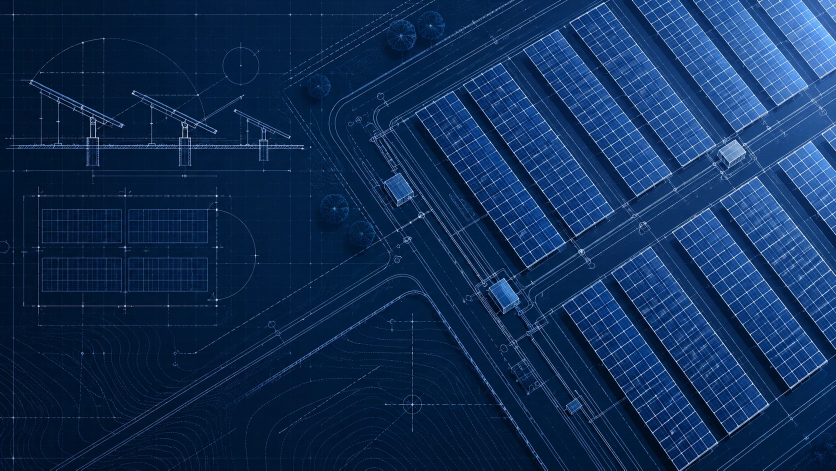
#> input picture niksol-commercial/assets/images/bg_blueprint_aerial.webp, 1672 x 941 px (shown at 1/2 size)
$ python -i render.py   (imports and definitions only)
#> lines starting #> are read from the running program, lines starting #| are printed output that depends on the picture
"""Niksol Energy 9:16 commercial: frame renderer (motion as code).

Each frame is a pure function of time t. Scenes and text reveals key off the
voiceover anchors in timeline.py, so picture stays locked to the voice.

Usage:
  python3 scripts/render.py frame <t> <out.png>        # single still for review
  python3 scripts/render.py segment <f0> <f1> <out.mp4> # render frame range
"""
import functools
import json
import math
import os
import subprocess
import sys

import numpy as np
from PIL import Image, ImageChops, ImageDraw, ImageFilter, ImageFont

sys.path.insert(0, os.path.dirname(os.path.abspath(__file__)))
from timeline import A, DURATION, FPS, H, SCENES, W  # noqa: E402

ROOT = os.path.dirname(os.path.dirname(os.path.abspath(__file__)))
CACHE = os.path.join(ROOT, "cache")
IMG = os.path.join(ROOT, "assets", "images")
FONTS = "/usr/share/fonts/opentype/inter/"

NAVY = (6, 21, 47)
DBLUE = (8, 35, 75)
BLUE = (0, 141, 255)
CYAN = (0, 217, 255)
GOLD = (255, 196, 0)
WHITE = (255, 255, 255)
SILVER = (220, 229, 240)

# Safe area for Meta Reels: keep key content between these y values.
SAFE_TOP, SAFE_BOTTOM = 270, 1180
MAX_TEXT_W = 960  # 60 px side margins


# ----------------------------------------------------------------- easing
def clamp(x, a=0.0, b=1.0):
    return a if x < a else b if x > b else x


def prog(t, t0, dur):
    return clamp((t - t0) / dur) if dur > 0 else float(t >= t0)


def ease_out(p):
    return 1 - (1 - p) ** 3


def ease_in_out(p):
    return 3 * p * p - 2 * p * p * p


def ease_out_back(p, s=1.2):
    p -= 1
    return 1 + (s + 1) * p ** 3 + s * p ** 2


# ----------------------------------------------------------------- media
@functools.lru_cache(maxsize=None)
def _meta():
    return json.load(open(os.path.join(CACHE, "meta.json")))


# [76 lines left out: functions _mm, src_frame, plate, darken, find_image, load_rgba and 1 more, not called in this run]


# ----------------------------------------------------------------- text
@functools.lru_cache(maxsize=None)
def font(name, size):
    return ImageFont.truetype(FONTS + name, size)


HEAD = "InterDisplay-Black.otf"
BOLD = "InterDisplay-ExtraBold.otf"
SEMI = "Inter-SemiBold.otf"
MED = "Inter-Medium.otf"


# [169 lines left out: functions _grad, text_img, with_alpha, paste, wipe_text, rise_text and 3 more, not called in this run]


def draw_band(canvas, y0, y1, k=1.0, strength=200):
    paste(canvas, band(y0, y1, strength), 0, y0, anchor="tl", alpha=k)


# [285 lines left out: functions grid_overlay, hline, light_sweep, glass_panel, icon, wipe_mask and 11 more, not called in this run]


# ----------------------------------------------------------------- scenes
HOOK_CUTS = [
    # (start, source) - rapid real-footage montage, cut on the VO rhythm
    (0.00, ("yusuf", 0.2, 1.18, 1.04, 0.55, 0.5)),
    (0.62, ("still", "photo_site_canopy", 1.18, 1.05, 0.55)),
    (1.30, ("035", 5.2, 1.12, 1.02, 0.66)),
    (2.10, ("yusuf", 2.4, 1.15, 1.05, 0.5, 0.5)),
    (2.85, ("yusuf", 16.05, 1.2, 1.1, 0.4, 0.5)),
    (3.55, ("yusuf", 17.05, 1.32, 1.26, 0.27, 0.38)),
    (4.30, ("still", "bg_vertical_rooftop", 1.15, 1.02, 0.6)),
    (5.15, ("mg", "mg_panels", 0.4, 1.08, 1.0)),
]


# [34 lines left out: function sc_hook, not called in this run]


PROJECT_CARDS = [
    # (anchor, end, card stem, crop, footage(seg, cx))
    ("mills", 15.10, "project_hamza", None, ("wide", 0.62)),
    ("factories", 16.85, "project_rana", None, ("ground", 0.55)),
    ("setups", 19.49, "project_yousuf", None, ("flyover", 0.5)),
]


def sc_project(i):
    anchor, t_end, stem, crop, (seg, cx) = PROJECT_CARDS[i]

    # [17 lines left out: function fn, not called in this run]
    return fn


# [21 lines left out: function sc_epc_title, not called in this run]


EPC_STEPS = [
    # (anchor, badge stem, stage)
    ("site", "badge_site_assessment", 0),
    ("load", "badge_load_analysis", 0),
    ("feas", "badge_feasibility", 0),
    ("d3", "badge_3d_solar_design", 0),
    ("autocad", "badge_autocad", 0),
    ("struct", "badge_structural_engineering", 0),
    ("direct", None, 1),
    ("procure", "badge_procurement", 1),
    ("install", "badge_installation", 2),
    ("commission", "badge_final_commissioning", 2),
]
STAGES = ("ENGINEERING", "PROCUREMENT", "CONSTRUCTION")
PARTNERS = ["logo_jinko", "logo_luminey", "logo_pytes", "logo_topak"]
MOU = [
    # (stem, crop, width, final x, final y, angle, drop time)
    ("mou_luminey", None, 420, 300, 860, 5, 31.05),
    ("mou_pytes", (0, 45, 1079, 1005), 420, 780, 850, -4, 31.55),
    ("mou_topak", None, 580, 540, 920, 1.5, 32.05),
]


def epc_anchor(name):
    return 27.30 if name == "autocad" else A[name]


# [204 lines left out: functions partnerships, sc_epc_flow, sc_accountable, quality_pips, sc_quality, sc_support and 1 more, not called in this run]


CTA_CARDS = [
    ("h24", "cta_within_24h", 1000),
    ("free", "cta_free_site_assessment_b", 1032),
    ("design3d", "cta_3d_design", 1032),
    ("quote", "cta_quotation", 1032),
]


# [78 lines left out: functions sc_cta_offer, sc_beyond, projects_title_parts, sc_projects_title, not called in this run]


# Yusuf Flour Mill drone/ground clip (1816x836). Segments chosen to avoid the
# burned-in captions (11.0-12.4 s and 17.5-18.9 s) and the logo tail (19.5 s+).


YUSUF = dict(
    wide=(0.0, 1.85),      # aerial: mill buildings + full array
    flyover=(2.0, 4.6),    # rooftop flyover
    rows=(4.8, 7.4),       # panel rows
    close=(7.6, 10.9),     # close panel detail
    ground=(12.6, 15.8),   # low-angle array
    breakers=(16.0, 16.9), # DB / breakers
    inverters=(17.0, 19.3),
)


# [74 lines left out: functions yusuf_plate, epc_tracker, sc_endcard, not called in this run]


SCENE_FN = {
    "hook": sc_hook, "beyond": sc_beyond, "projects_title": sc_projects_title,
    "project_1": sc_project(0), "project_2": sc_project(1), "project_3": sc_project(2),
    "epc_title": sc_epc_title, "epc_flow": sc_epc_flow, "accountable": sc_accountable,
    "quality": sc_quality, "support": sc_support, "cta_contact": sc_cta_contact,
    "cta_offer": sc_cta_offer, "endcard": sc_endcard,
}
# Transition into each scene: (kind, duration). Wipes run centred on the cut.
TRANS = {
    "beyond": ("wipe", 0.4), "projects_title": ("wipe", 0.45), "project_1": ("wipe", 0.35),
    "project_2": ("wipe", 0.35), "project_3": ("wipe", 0.35), "epc_title": ("wipe", 0.45),
    "epc_flow": ("wipe", 0.4), "accountable": ("fade", 0.3), "quality": ("wipe", 0.4),
    "support": ("wipe", 0.4), "cta_contact": ("wipe", 0.45), "cta_offer": ("wipe", 0.4),
    "endcard": ("fade", 0.45),
}


# [53 lines left out: functions scene_at, render_frame, logo_bug, not called in this run]


# Brand bug hidden on frames that already show the Niksol brand (titles, project cards, partnership board, end card).
BUG_OFF = [(10.17, 16.85), (29.87, 32.71), (62.04, 99.0)]


# [27 lines left out: functions logo_bug_alpha, main, not called in this run]


# [2 lines not run here, left out]

>>> import cv2
>>> picture = cv2.imread('../assets/images/bg_blueprint_aerial.webp', cv2.IMREAD_GRAYSCALE)
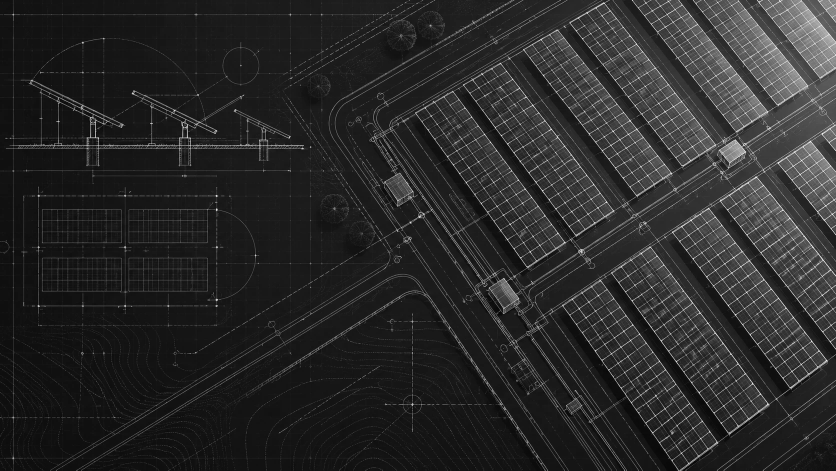
#> picture: shape (941, 1672) (shown at 1/2 size); min 1, max 254, mean 41.5
#> (the run stopped early here; a loop or call above may not have finished)
